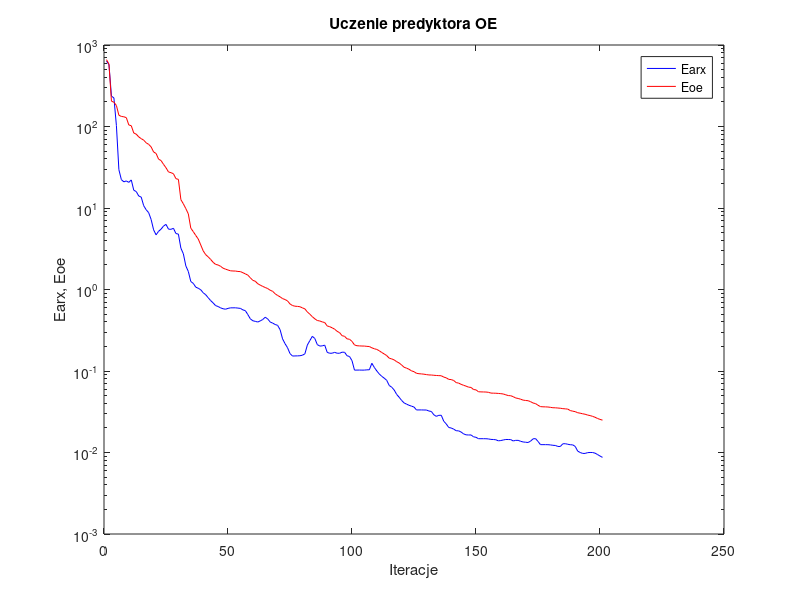
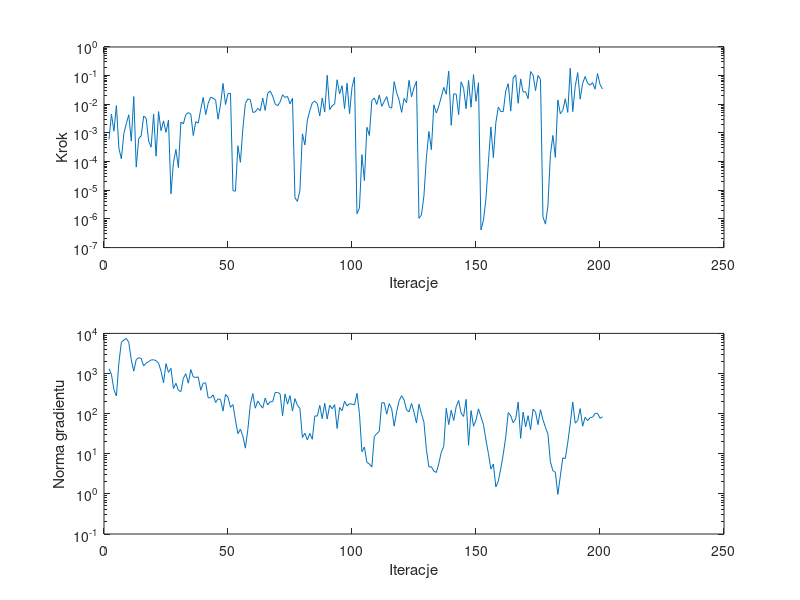

Recreate these plots in MATLAB, in order.
%uczenie predyktora oe
clear all;
n=0; farx(n+1)=6.363406e+002; foe(n+1)=6.614217e+002; wspucz(n+1)=0.000000e+000; ng(n+1)=0.000000e+000;
%odnowa zmiennej metryki
n=1; farx(n+1)=5.745332e+002; foe(n+1)=5.827266e+002; krok(n+1)=5.904631e-004; ng(n+1)=1.314807e+003;
n=2; farx(n+1)=2.363421e+002; foe(n+1)=2.045348e+002; krok(n+1)=4.509565e-003; ng(n+1)=9.516129e+002;
n=3; farx(n+1)=2.238197e+002; foe(n+1)=1.986877e+002; krok(n+1)=1.155113e-003; ng(n+1)=3.946580e+002;
n=4; farx(n+1)=1.027439e+002; foe(n+1)=1.810280e+002; krok(n+1)=9.030079e-003; ng(n+1)=2.752020e+002;
n=5; farx(n+1)=2.952690e+001; foe(n+1)=1.374162e+002; krok(n+1)=2.958143e-004; ng(n+1)=1.850268e+003;
n=6; farx(n+1)=2.227818e+001; foe(n+1)=1.329489e+002; krok(n+1)=1.246876e-004; ng(n+1)=5.951382e+003;
n=7; farx(n+1)=2.094290e+001; foe(n+1)=1.316009e+002; krok(n+1)=9.446471e-004; ng(n+1)=6.836884e+003;
n=8; farx(n+1)=2.148789e+001; foe(n+1)=1.283837e+002; krok(n+1)=2.132304e-003; ng(n+1)=7.505613e+003;
n=9; farx(n+1)=2.062694e+001; foe(n+1)=1.044855e+002; krok(n+1)=4.317077e-003; ng(n+1)=5.971730e+003;
n=10; farx(n+1)=2.210684e+001; foe(n+1)=1.021681e+002; krok(n+1)=5.188110e-004; ng(n+1)=2.186409e+003;
n=11; farx(n+1)=1.652561e+001; foe(n+1)=8.325248e+001; krok(n+1)=1.861441e-002; ng(n+1)=1.148783e+003;
n=12; farx(n+1)=1.592203e+001; foe(n+1)=8.054451e+001; krok(n+1)=6.447294e-005; ng(n+1)=2.235062e+003;
n=13; farx(n+1)=1.403446e+001; foe(n+1)=7.453771e+001; krok(n+1)=6.421814e-004; ng(n+1)=2.479626e+003;
n=14; farx(n+1)=1.361834e+001; foe(n+1)=7.096745e+001; krok(n+1)=7.971656e-004; ng(n+1)=2.366687e+003;
n=15; farx(n+1)=1.068011e+001; foe(n+1)=6.799488e+001; krok(n+1)=3.907882e-003; ng(n+1)=1.545416e+003;
n=16; farx(n+1)=9.519890e+000; foe(n+1)=6.310297e+001; krok(n+1)=3.225080e-003; ng(n+1)=1.815859e+003;
n=17; farx(n+1)=8.774267e+000; foe(n+1)=6.038818e+001; krok(n+1)=5.263121e-004; ng(n+1)=1.981541e+003;
n=18; farx(n+1)=7.234587e+000; foe(n+1)=5.622650e+001; krok(n+1)=3.205178e-004; ng(n+1)=2.178354e+003;
n=19; farx(n+1)=5.398985e+000; foe(n+1)=4.867961e+001; krok(n+1)=4.606611e-003; ng(n+1)=2.202355e+003;
n=20; farx(n+1)=4.684554e+000; foe(n+1)=4.673275e+001; krok(n+1)=1.543265e-004; ng(n+1)=2.087107e+003;
n=21; farx(n+1)=5.176245e+000; foe(n+1)=3.978379e+001; krok(n+1)=5.557598e-003; ng(n+1)=1.804772e+003;
n=22; farx(n+1)=5.498367e+000; foe(n+1)=3.821016e+001; krok(n+1)=1.194415e-003; ng(n+1)=1.142715e+003;
n=23; farx(n+1)=6.005251e+000; foe(n+1)=3.433124e+001; krok(n+1)=2.647552e-003; ng(n+1)=5.861001e+002;
n=24; farx(n+1)=6.295638e+000; foe(n+1)=3.118469e+001; krok(n+1)=1.053016e-003; ng(n+1)=1.768964e+003;
n=25; farx(n+1)=5.502355e+000; foe(n+1)=2.769683e+001; krok(n+1)=2.804162e-003; ng(n+1)=1.065323e+003;
%odnowa zmiennej metryki
n=26; farx(n+1)=5.473671e+000; foe(n+1)=2.713262e+001; krok(n+1)=7.559984e-006; ng(n+1)=1.345119e+003;
n=27; farx(n+1)=5.639075e+000; foe(n+1)=2.633313e+001; krok(n+1)=9.292181e-005; ng(n+1)=4.204191e+002;
n=28; farx(n+1)=4.860542e+000; foe(n+1)=2.291102e+001; krok(n+1)=2.651075e-004; ng(n+1)=5.718090e+002;
n=29; farx(n+1)=4.781352e+000; foe(n+1)=2.244168e+001; krok(n+1)=6.197037e-005; ng(n+1)=3.803909e+002;
n=30; farx(n+1)=3.213406e+000; foe(n+1)=1.266101e+001; krok(n+1)=2.403432e-003; ng(n+1)=3.548534e+002;
n=31; farx(n+1)=2.741604e+000; foe(n+1)=1.124572e+001; krok(n+1)=2.075244e-003; ng(n+1)=7.624611e+002;
n=32; farx(n+1)=1.946988e+000; foe(n+1)=9.822107e+000; krok(n+1)=4.408444e-003; ng(n+1)=9.856769e+002;
n=33; farx(n+1)=1.665170e+000; foe(n+1)=8.465641e+000; krok(n+1)=5.095665e-003; ng(n+1)=5.744907e+002;
n=34; farx(n+1)=1.252192e+000; foe(n+1)=5.653538e+000; krok(n+1)=4.539152e-003; ng(n+1)=1.251628e+003;
n=35; farx(n+1)=1.189012e+000; foe(n+1)=5.126572e+000; krok(n+1)=8.132823e-004; ng(n+1)=8.230030e+002;
n=36; farx(n+1)=1.068876e+000; foe(n+1)=4.603727e+000; krok(n+1)=2.478376e-003; ng(n+1)=7.999874e+002;
n=37; farx(n+1)=1.035594e+000; foe(n+1)=4.166979e+000; krok(n+1)=2.201622e-003; ng(n+1)=8.230601e+002;
n=38; farx(n+1)=9.932485e-001; foe(n+1)=3.526665e+000; krok(n+1)=6.669234e-003; ng(n+1)=3.829122e+002;
n=39; farx(n+1)=9.122246e-001; foe(n+1)=2.980615e+000; krok(n+1)=1.733857e-002; ng(n+1)=5.763229e+002;
n=40; farx(n+1)=8.631438e-001; foe(n+1)=2.676886e+000; krok(n+1)=4.372259e-003; ng(n+1)=5.844288e+002;
n=41; farx(n+1)=7.933965e-001; foe(n+1)=2.516474e+000; krok(n+1)=1.071441e-002; ng(n+1)=2.468388e+002;
n=42; farx(n+1)=7.315121e-001; foe(n+1)=2.339607e+000; krok(n+1)=1.778267e-002; ng(n+1)=2.497077e+002;
n=43; farx(n+1)=6.847914e-001; foe(n+1)=2.154953e+000; krok(n+1)=1.626130e-002; ng(n+1)=2.939583e+002;
n=44; farx(n+1)=6.343013e-001; foe(n+1)=2.033168e+000; krok(n+1)=1.400181e-002; ng(n+1)=1.888534e+002;
n=45; farx(n+1)=6.186770e-001; foe(n+1)=1.999560e+000; krok(n+1)=3.017589e-003; ng(n+1)=2.337268e+002;
n=46; farx(n+1)=5.952548e-001; foe(n+1)=1.927209e+000; krok(n+1)=1.024683e-002; ng(n+1)=2.229466e+002;
n=47; farx(n+1)=5.807180e-001; foe(n+1)=1.827596e+000; krok(n+1)=5.335388e-002; ng(n+1)=1.165458e+002;
n=48; farx(n+1)=5.728542e-001; foe(n+1)=1.777157e+000; krok(n+1)=9.832841e-003; ng(n+1)=3.012399e+002;
n=49; farx(n+1)=5.865209e-001; foe(n+1)=1.735277e+000; krok(n+1)=2.351765e-002; ng(n+1)=2.574792e+002;
n=50; farx(n+1)=5.956459e-001; foe(n+1)=1.696179e+000; krok(n+1)=2.410544e-002; ng(n+1)=1.437243e+002;
%odnowa zmiennej metryki
n=51; farx(n+1)=5.958616e-001; foe(n+1)=1.687110e+000; krok(n+1)=9.766516e-006; ng(n+1)=1.680476e+002;
n=52; farx(n+1)=5.962404e-001; foe(n+1)=1.684680e+000; krok(n+1)=9.299765e-006; ng(n+1)=6.917436e+001;
n=53; farx(n+1)=5.912174e-001; foe(n+1)=1.664561e+000; krok(n+1)=3.569431e-004; ng(n+1)=3.172154e+001;
n=54; farx(n+1)=5.866663e-001; foe(n+1)=1.658778e+000; krok(n+1)=9.458811e-005; ng(n+1)=4.108624e+001;
n=55; farx(n+1)=5.622573e-001; foe(n+1)=1.607345e+000; krok(n+1)=1.441974e-003; ng(n+1)=2.716858e+001;
n=56; farx(n+1)=5.500102e-001; foe(n+1)=1.555353e+000; krok(n+1)=1.073668e-002; ng(n+1)=1.379697e+001;
n=57; farx(n+1)=4.923156e-001; foe(n+1)=1.500249e+000; krok(n+1)=1.540553e-002; ng(n+1)=4.020042e+001;
n=58; farx(n+1)=4.369339e-001; foe(n+1)=1.393444e+000; krok(n+1)=1.448480e-002; ng(n+1)=1.677347e+002;
n=59; farx(n+1)=4.136206e-001; foe(n+1)=1.295582e+000; krok(n+1)=5.214412e-003; ng(n+1)=3.167214e+002;
n=60; farx(n+1)=4.064820e-001; foe(n+1)=1.263044e+000; krok(n+1)=5.433546e-003; ng(n+1)=1.367544e+002;
n=61; farx(n+1)=3.990353e-001; foe(n+1)=1.177214e+000; krok(n+1)=7.251821e-003; ng(n+1)=2.077153e+002;
n=62; farx(n+1)=4.118893e-001; foe(n+1)=1.132224e+000; krok(n+1)=5.945944e-003; ng(n+1)=1.649945e+002;
n=63; farx(n+1)=4.283592e-001; foe(n+1)=1.091313e+000; krok(n+1)=1.660195e-002; ng(n+1)=1.366351e+002;
n=64; farx(n+1)=4.569477e-001; foe(n+1)=1.059084e+000; krok(n+1)=6.099924e-003; ng(n+1)=2.445358e+002;
n=65; farx(n+1)=4.357459e-001; foe(n+1)=1.027082e+000; krok(n+1)=2.426108e-002; ng(n+1)=1.635670e+002;
n=66; farx(n+1)=3.994836e-001; foe(n+1)=9.800182e-001; krok(n+1)=2.896961e-002; ng(n+1)=1.978230e+002;
n=67; farx(n+1)=3.870137e-001; foe(n+1)=9.498219e-001; krok(n+1)=1.955649e-002; ng(n+1)=1.979085e+002;
n=68; farx(n+1)=3.722385e-001; foe(n+1)=8.873970e-001; krok(n+1)=1.033570e-002; ng(n+1)=3.351896e+002;
n=69; farx(n+1)=3.632692e-001; foe(n+1)=8.444624e-001; krok(n+1)=8.880083e-003; ng(n+1)=3.368792e+002;
n=70; farx(n+1)=3.214855e-001; foe(n+1)=8.130969e-001; krok(n+1)=1.199953e-002; ng(n+1)=3.136265e+002;
n=71; farx(n+1)=2.480459e-001; foe(n+1)=7.733462e-001; krok(n+1)=2.142359e-002; ng(n+1)=8.783523e+001;
n=72; farx(n+1)=2.163984e-001; foe(n+1)=7.535325e-001; krok(n+1)=1.733857e-002; ng(n+1)=3.096082e+002;
n=73; farx(n+1)=1.932049e-001; foe(n+1)=7.243894e-001; krok(n+1)=1.887308e-002; ng(n+1)=1.730700e+002;
n=74; farx(n+1)=1.635631e-001; foe(n+1)=6.651854e-001; krok(n+1)=1.033570e-002; ng(n+1)=2.818033e+002;
n=75; farx(n+1)=1.526713e-001; foe(n+1)=6.357527e-001; krok(n+1)=1.633292e-002; ng(n+1)=1.156962e+002;
%odnowa zmiennej metryki
n=76; farx(n+1)=1.531062e-001; foe(n+1)=6.238653e-001; krok(n+1)=5.513365e-006; ng(n+1)=2.365500e+002;
n=77; farx(n+1)=1.533435e-001; foe(n+1)=6.205954e-001; krok(n+1)=4.091259e-006; ng(n+1)=1.605839e+002;
n=78; farx(n+1)=1.539324e-001; foe(n+1)=6.146693e-001; krok(n+1)=9.936047e-006; ng(n+1)=1.352012e+002;
n=79; farx(n+1)=1.561458e-001; foe(n+1)=5.954551e-001; krok(n+1)=9.378752e-004; ng(n+1)=2.540270e+001;
n=80; farx(n+1)=1.625160e-001; foe(n+1)=5.782193e-001; krok(n+1)=3.812868e-004; ng(n+1)=3.246759e+001;
n=81; farx(n+1)=2.083813e-001; foe(n+1)=5.301212e-001; krok(n+1)=2.804162e-003; ng(n+1)=2.211914e+001;
n=82; farx(n+1)=2.361014e-001; foe(n+1)=4.977566e-001; krok(n+1)=6.130766e-003; ng(n+1)=3.203273e+001;
n=83; farx(n+1)=2.662943e-001; foe(n+1)=4.640372e-001; krok(n+1)=1.125547e-002; ng(n+1)=2.295997e+001;
n=84; farx(n+1)=2.508656e-001; foe(n+1)=4.366151e-001; krok(n+1)=1.296098e-002; ng(n+1)=8.801716e+001;
n=85; farx(n+1)=2.109743e-001; foe(n+1)=4.164650e-001; krok(n+1)=1.053841e-002; ng(n+1)=8.642815e+001;
n=86; farx(n+1)=2.023322e-001; foe(n+1)=4.108855e-001; krok(n+1)=3.941672e-003; ng(n+1)=1.607331e+002;
n=87; farx(n+1)=2.034989e-001; foe(n+1)=4.004570e-001; krok(n+1)=1.664795e-002; ng(n+1)=7.532444e+001;
n=88; farx(n+1)=2.077301e-001; foe(n+1)=3.932069e-001; krok(n+1)=5.390749e-003; ng(n+1)=1.814186e+002;
n=89; farx(n+1)=1.692173e-001; foe(n+1)=3.570058e-001; krok(n+1)=1.036127e-001; ng(n+1)=7.357996e+001;
n=90; farx(n+1)=1.650995e-001; foe(n+1)=3.498910e-001; krok(n+1)=6.526603e-003; ng(n+1)=1.628151e+002;
n=91; farx(n+1)=1.653233e-001; foe(n+1)=3.387802e-001; krok(n+1)=8.899418e-003; ng(n+1)=1.320589e+002;
n=92; farx(n+1)=1.693677e-001; foe(n+1)=3.261225e-001; krok(n+1)=1.027490e-002; ng(n+1)=1.676753e+002;
n=93; farx(n+1)=1.652895e-001; foe(n+1)=3.067824e-001; krok(n+1)=7.213047e-002; ng(n+1)=4.277248e+001;
n=94; farx(n+1)=1.650407e-001; foe(n+1)=2.954617e-001; krok(n+1)=2.307159e-002; ng(n+1)=1.421550e+002;
n=95; farx(n+1)=1.702163e-001; foe(n+1)=2.713075e-001; krok(n+1)=4.446078e-002; ng(n+1)=1.177209e+002;
n=96; farx(n+1)=1.698024e-001; foe(n+1)=2.664733e-001; krok(n+1)=7.088910e-003; ng(n+1)=2.033954e+002;
n=97; farx(n+1)=1.539904e-001; foe(n+1)=2.481376e-001; krok(n+1)=5.440189e-002; ng(n+1)=1.573222e+002;
n=98; farx(n+1)=1.505351e-001; foe(n+1)=2.450930e-001; krok(n+1)=4.672280e-003; ng(n+1)=1.760422e+002;
n=99; farx(n+1)=1.339942e-001; foe(n+1)=2.308348e-001; krok(n+1)=3.923753e-002; ng(n+1)=1.738181e+002;
n=100; farx(n+1)=1.025334e-001; foe(n+1)=2.089304e-001; krok(n+1)=8.877087e-002; ng(n+1)=1.647522e+002;
%odnowa zmiennej metryki
n=101; farx(n+1)=1.026299e-001; foe(n+1)=2.041931e-001; krok(n+1)=1.524749e-006; ng(n+1)=3.214726e+002;
n=102; farx(n+1)=1.027151e-001; foe(n+1)=2.032600e-001; krok(n+1)=2.369137e-006; ng(n+1)=1.002844e+002;
n=103; farx(n+1)=1.025303e-001; foe(n+1)=2.024894e-001; krok(n+1)=1.736749e-004; ng(n+1)=1.120977e+001;
n=104; farx(n+1)=1.025913e-001; foe(n+1)=2.023416e-001; krok(n+1)=2.167257e-005; ng(n+1)=1.476439e+001;
n=105; farx(n+1)=1.033674e-001; foe(n+1)=2.005420e-001; krok(n+1)=1.579878e-003; ng(n+1)=6.103619e+000;
n=106; farx(n+1)=1.035119e-001; foe(n+1)=1.997884e-001; krok(n+1)=8.178849e-004; ng(n+1)=5.563456e+000;
n=107; farx(n+1)=1.244322e-001; foe(n+1)=1.925383e-001; krok(n+1)=1.350758e-002; ng(n+1)=4.693334e+000;
n=108; farx(n+1)=1.106614e-001; foe(n+1)=1.874697e-001; krok(n+1)=1.664795e-002; ng(n+1)=2.698903e+001;
n=109; farx(n+1)=1.001414e-001; foe(n+1)=1.839265e-001; krok(n+1)=9.904093e-003; ng(n+1)=3.177968e+001;
n=110; farx(n+1)=9.194878e-002; foe(n+1)=1.770807e-001; krok(n+1)=2.127270e-002; ng(n+1)=3.640836e+001;
n=111; farx(n+1)=8.599799e-002; foe(n+1)=1.685975e-001; krok(n+1)=8.486623e-003; ng(n+1)=1.867249e+002;
n=112; farx(n+1)=8.169114e-002; foe(n+1)=1.618407e-001; krok(n+1)=1.256280e-002; ng(n+1)=1.868082e+002;
n=113; farx(n+1)=7.680696e-002; foe(n+1)=1.545549e-001; krok(n+1)=1.856024e-002; ng(n+1)=9.708397e+001;
n=114; farx(n+1)=6.647102e-002; foe(n+1)=1.437482e-001; krok(n+1)=8.085176e-003; ng(n+1)=1.777739e+002;
n=115; farx(n+1)=6.330360e-002; foe(n+1)=1.407350e-001; krok(n+1)=7.314625e-003; ng(n+1)=1.322775e+002;
n=116; farx(n+1)=5.853898e-002; foe(n+1)=1.368758e-001; krok(n+1)=6.189726e-002; ng(n+1)=4.861626e+001;
n=117; farx(n+1)=5.166477e-002; foe(n+1)=1.302103e-001; krok(n+1)=2.539936e-002; ng(n+1)=1.122050e+002;
n=118; farx(n+1)=4.766737e-002; foe(n+1)=1.255242e-001; krok(n+1)=1.382426e-002; ng(n+1)=2.100297e+002;
n=119; farx(n+1)=4.357574e-002; foe(n+1)=1.186021e-001; krok(n+1)=5.242823e-003; ng(n+1)=2.799360e+002;
n=120; farx(n+1)=4.062237e-002; foe(n+1)=1.111333e-001; krok(n+1)=1.604627e-002; ng(n+1)=2.192798e+002;
n=121; farx(n+1)=3.920967e-002; foe(n+1)=1.084200e-001; krok(n+1)=1.142218e-002; ng(n+1)=1.237253e+002;
n=122; farx(n+1)=3.795364e-002; foe(n+1)=1.049908e-001; krok(n+1)=6.864555e-002; ng(n+1)=1.107880e+002;
n=123; farx(n+1)=3.704641e-002; foe(n+1)=1.003934e-001; krok(n+1)=1.829287e-002; ng(n+1)=1.798658e+002;
n=124; farx(n+1)=3.612165e-002; foe(n+1)=9.811088e-002; krok(n+1)=3.774616e-002; ng(n+1)=1.083763e+002;
n=125; farx(n+1)=3.326892e-002; foe(n+1)=9.370453e-002; krok(n+1)=6.402713e-002; ng(n+1)=5.823189e+001;
%odnowa zmiennej metryki
n=126; farx(n+1)=3.329607e-002; foe(n+1)=9.263456e-002; krok(n+1)=1.052955e-006; ng(n+1)=1.718446e+002;
n=127; farx(n+1)=3.330123e-002; foe(n+1)=9.212316e-002; krok(n+1)=1.376038e-006; ng(n+1)=9.989702e+001;
n=128; farx(n+1)=3.322806e-002; foe(n+1)=9.139507e-002; krok(n+1)=6.333436e-006; ng(n+1)=6.137317e+001;
n=129; farx(n+1)=3.322352e-002; foe(n+1)=9.035151e-002; krok(n+1)=1.389822e-004; ng(n+1)=1.268262e+001;
n=130; farx(n+1)=3.228606e-002; foe(n+1)=8.946533e-002; krok(n+1)=1.126296e-003; ng(n+1)=4.684407e+000;
n=131; farx(n+1)=3.187131e-002; foe(n+1)=8.929151e-002; krok(n+1)=2.609151e-004; ng(n+1)=4.745830e+000;
n=132; farx(n+1)=2.902541e-002; foe(n+1)=8.862428e-002; krok(n+1)=9.576149e-003; ng(n+1)=3.681173e+000;
n=133; farx(n+1)=2.776511e-002; foe(n+1)=8.813131e-002; krok(n+1)=4.944619e-003; ng(n+1)=3.425987e+000;
n=134; farx(n+1)=2.858247e-002; foe(n+1)=8.776226e-002; krok(n+1)=8.744518e-003; ng(n+1)=5.679175e+000;
n=135; farx(n+1)=2.863729e-002; foe(n+1)=8.744897e-002; krok(n+1)=1.810110e-002; ng(n+1)=1.091944e+001;
n=136; farx(n+1)=2.418541e-002; foe(n+1)=8.418675e-002; krok(n+1)=3.876047e-002; ng(n+1)=1.536289e+001;
n=137; farx(n+1)=2.241830e-002; foe(n+1)=8.249374e-002; krok(n+1)=2.262062e-002; ng(n+1)=1.362805e+002;
n=138; farx(n+1)=2.026743e-002; foe(n+1)=7.894518e-002; krok(n+1)=1.442609e-001; ng(n+1)=5.343332e+001;
n=139; farx(n+1)=1.998631e-002; foe(n+1)=7.852053e-002; krok(n+1)=1.846469e-003; ng(n+1)=1.208734e+002;
n=140; farx(n+1)=1.935585e-002; foe(n+1)=7.646547e-002; krok(n+1)=2.307159e-002; ng(n+1)=6.714304e+001;
n=141; farx(n+1)=1.850331e-002; foe(n+1)=7.207986e-002; krok(n+1)=2.284436e-002; ng(n+1)=1.486686e+002;
n=142; farx(n+1)=1.843351e-002; foe(n+1)=7.102194e-002; krok(n+1)=4.352152e-003; ng(n+1)=2.128120e+002;
n=143; farx(n+1)=1.782382e-002; foe(n+1)=6.861393e-002; krok(n+1)=6.079450e-002; ng(n+1)=1.028554e+002;
n=144; farx(n+1)=1.692672e-002; foe(n+1)=6.677263e-002; krok(n+1)=3.618094e-002; ng(n+1)=8.486090e+001;
n=145; farx(n+1)=1.647044e-002; foe(n+1)=6.520020e-002; krok(n+1)=7.029269e-003; ng(n+1)=2.267687e+002;
n=146; farx(n+1)=1.640128e-002; foe(n+1)=6.337896e-002; krok(n+1)=6.754317e-002; ng(n+1)=1.627370e+001;
n=147; farx(n+1)=1.642195e-002; foe(n+1)=6.288384e-002; krok(n+1)=7.932207e-003; ng(n+1)=1.196728e+002;
n=148; farx(n+1)=1.558413e-002; foe(n+1)=5.923996e-002; krok(n+1)=1.088038e-001; ng(n+1)=4.826606e+001;
n=149; farx(n+1)=1.536490e-002; foe(n+1)=5.869377e-002; krok(n+1)=1.274938e-002; ng(n+1)=6.917180e+001;
n=150; farx(n+1)=1.476973e-002; foe(n+1)=5.562439e-002; krok(n+1)=5.680644e-002; ng(n+1)=1.313717e+002;
%odnowa zmiennej metryki
n=151; farx(n+1)=1.476836e-002; foe(n+1)=5.542741e-002; krok(n+1)=4.153924e-007; ng(n+1)=8.316217e+001;
n=152; farx(n+1)=1.476918e-002; foe(n+1)=5.533110e-002; krok(n+1)=8.934089e-007; ng(n+1)=5.321832e+001;
n=153; farx(n+1)=1.475788e-002; foe(n+1)=5.521192e-002; krok(n+1)=5.005977e-006; ng(n+1)=2.225238e+001;
n=154; farx(n+1)=1.467204e-002; foe(n+1)=5.476668e-002; krok(n+1)=9.404951e-005; ng(n+1)=1.018764e+001;
n=155; farx(n+1)=1.447785e-002; foe(n+1)=5.359792e-002; krok(n+1)=1.620122e-003; ng(n+1)=4.148301e+000;
n=156; farx(n+1)=1.443538e-002; foe(n+1)=5.346739e-002; krok(n+1)=1.376014e-004; ng(n+1)=5.573369e+000;
n=157; farx(n+1)=1.433446e-002; foe(n+1)=5.336019e-002; krok(n+1)=2.281831e-003; ng(n+1)=1.489629e+000;
n=158; farx(n+1)=1.390542e-002; foe(n+1)=5.306980e-002; krok(n+1)=8.053672e-003; ng(n+1)=2.072864e+000;
n=159; farx(n+1)=1.402079e-002; foe(n+1)=5.273664e-002; krok(n+1)=5.557598e-003; ng(n+1)=4.339532e+000;
n=160; farx(n+1)=1.424235e-002; foe(n+1)=5.222702e-002; krok(n+1)=5.637357e-003; ng(n+1)=9.750932e+000;
n=161; farx(n+1)=1.444840e-002; foe(n+1)=5.105282e-002; krok(n+1)=2.977641e-002; ng(n+1)=2.647566e+001;
n=162; farx(n+1)=1.442855e-002; foe(n+1)=4.994706e-002; krok(n+1)=5.235740e-002; ng(n+1)=1.062390e+002;
n=163; farx(n+1)=1.440253e-002; foe(n+1)=4.973540e-002; krok(n+1)=5.799093e-003; ng(n+1)=8.842611e+001;
n=164; farx(n+1)=1.385290e-002; foe(n+1)=4.841891e-002; krok(n+1)=8.373214e-002; ng(n+1)=5.932321e+001;
n=165; farx(n+1)=1.409326e-002; foe(n+1)=4.668834e-002; krok(n+1)=1.057221e-001; ng(n+1)=7.377886e+001;
n=166; farx(n+1)=1.409146e-002; foe(n+1)=4.602541e-002; krok(n+1)=1.086709e-002; ng(n+1)=1.941856e+002;
n=167; farx(n+1)=1.372260e-002; foe(n+1)=4.506162e-002; krok(n+1)=7.704757e-002; ng(n+1)=2.420982e+001;
n=168; farx(n+1)=1.346947e-002; foe(n+1)=4.393556e-002; krok(n+1)=2.674687e-002; ng(n+1)=1.092594e+002;
n=169; farx(n+1)=1.336596e-002; foe(n+1)=4.349091e-002; krok(n+1)=2.768352e-002; ng(n+1)=4.678137e+001;
n=170; farx(n+1)=1.326599e-002; foe(n+1)=4.320707e-002; krok(n+1)=1.576669e-002; ng(n+1)=8.887712e+001;
n=171; farx(n+1)=1.377837e-002; foe(n+1)=4.205438e-002; krok(n+1)=1.387540e-001; ng(n+1)=3.980088e+001;
n=172; farx(n+1)=1.470854e-002; foe(n+1)=4.049358e-002; krok(n+1)=1.057221e-001; ng(n+1)=1.298042e+002;
n=173; farx(n+1)=1.480803e-002; foe(n+1)=3.984187e-002; krok(n+1)=3.006981e-002; ng(n+1)=1.088515e+002;
n=174; farx(n+1)=1.367559e-002; foe(n+1)=3.798992e-002; krok(n+1)=1.011122e-001; ng(n+1)=5.335538e+001;
n=175; farx(n+1)=1.248392e-002; foe(n+1)=3.657364e-002; krok(n+1)=7.398460e-002; ng(n+1)=1.253071e+002;
%odnowa zmiennej metryki
n=176; farx(n+1)=1.248447e-002; foe(n+1)=3.635767e-002; krok(n+1)=1.182876e-006; ng(n+1)=7.063064e+001;
n=177; farx(n+1)=1.248457e-002; foe(n+1)=3.630300e-002; krok(n+1)=6.577360e-007; ng(n+1)=4.546774e+001;
n=178; farx(n+1)=1.247168e-002; foe(n+1)=3.615655e-002; krok(n+1)=2.920731e-006; ng(n+1)=3.102846e+001;
n=179; farx(n+1)=1.239456e-002; foe(n+1)=3.583196e-002; krok(n+1)=1.761349e-004; ng(n+1)=6.279841e+000;
n=180; farx(n+1)=1.225611e-002; foe(n+1)=3.542321e-002; krok(n+1)=8.178849e-004; ng(n+1)=3.778601e+000;
n=181; farx(n+1)=1.220132e-002; foe(n+1)=3.536551e-002; krok(n+1)=1.404483e-004; ng(n+1)=3.449353e+000;
n=182; farx(n+1)=1.186926e-002; foe(n+1)=3.513649e-002; krok(n+1)=1.420161e-002; ng(n+1)=9.682949e-001;
n=183; farx(n+1)=1.185587e-002; foe(n+1)=3.492504e-002; krok(n+1)=4.674043e-003; ng(n+1)=2.765803e+000;
n=184; farx(n+1)=1.278495e-002; foe(n+1)=3.452969e-002; krok(n+1)=6.130766e-003; ng(n+1)=7.923829e+000;
n=185; farx(n+1)=1.282875e-002; foe(n+1)=3.432314e-002; krok(n+1)=1.552665e-002; ng(n+1)=7.574246e+000;
n=186; farx(n+1)=1.261889e-002; foe(n+1)=3.409388e-002; krok(n+1)=5.233259e-003; ng(n+1)=1.904945e+001;
n=187; farx(n+1)=1.245835e-002; foe(n+1)=3.271188e-002; krok(n+1)=1.800875e-001; ng(n+1)=5.558036e+001;
n=188; farx(n+1)=1.240304e-002; foe(n+1)=3.214400e-002; krok(n+1)=5.548179e-003; ng(n+1)=1.956206e+002;
n=189; farx(n+1)=1.188399e-002; foe(n+1)=3.172843e-002; krok(n+1)=4.171530e-002; ng(n+1)=5.778725e+001;
n=190; farx(n+1)=1.039940e-002; foe(n+1)=3.077214e-002; krok(n+1)=1.277097e-001; ng(n+1)=6.717134e+001;
n=191; farx(n+1)=1.000692e-002; foe(n+1)=3.037030e-002; krok(n+1)=1.511671e-002; ng(n+1)=1.334169e+002;
n=192; farx(n+1)=9.746351e-003; foe(n+1)=2.986808e-002; krok(n+1)=5.344903e-002; ng(n+1)=4.865601e+001;
n=193; farx(n+1)=9.744519e-003; foe(n+1)=2.946909e-002; krok(n+1)=9.327289e-002; ng(n+1)=8.111913e+001;
n=194; farx(n+1)=9.961481e-003; foe(n+1)=2.881329e-002; krok(n+1)=5.455281e-002; ng(n+1)=6.702653e+001;
n=195; farx(n+1)=1.000767e-002; foe(n+1)=2.838202e-002; krok(n+1)=4.616585e-002; ng(n+1)=7.939808e+001;
n=196; farx(n+1)=9.997048e-003; foe(n+1)=2.777782e-002; krok(n+1)=5.709755e-002; ng(n+1)=8.143563e+001;
n=197; farx(n+1)=9.818112e-003; foe(n+1)=2.706545e-002; krok(n+1)=3.387226e-002; ng(n+1)=1.001710e+002;
n=198; farx(n+1)=9.444410e-003; foe(n+1)=2.615519e-002; krok(n+1)=1.178633e-001; ng(n+1)=1.024595e+002;
n=199; farx(n+1)=9.053673e-003; foe(n+1)=2.549114e-002; krok(n+1)=4.953895e-002; ng(n+1)=7.635301e+001;
n=200; farx(n+1)=8.714320e-003; foe(n+1)=2.494024e-002; krok(n+1)=3.426151e-002; ng(n+1)=8.315783e+001;

figure; semilogy(farx,'b'); hold on; semilogy(foe,'r'); xlabel('Iteracje'); ylabel('Earx, Eoe'); legend('Earx','Eoe'); title('Uczenie predyktora OE');
figure; subplot(2,1,1); semilogy(krok); xlabel('Iteracje'); ylabel('Krok');
subplot(2,1,2); semilogy(ng); xlabel('Iteracje'); ylabel('Norma gradientu');
Earx=farx(n+1)
Eoe=foe(n+1)
